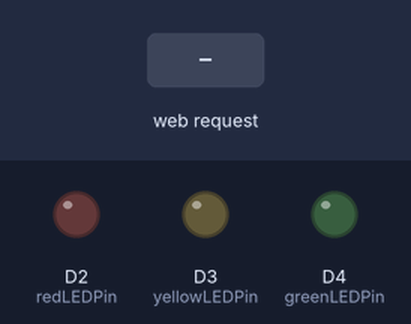
Simulated run of this sketch. Board: Arduino Nano 33 IoT. Parts: output pins drawn as LEDs (lit = HIGH). The inputs (shaded band) are chosen by the test bench. WiFi joins after 1.5 s; servers stay silent unless stated; not simulated (calls return 0 or success): ./wifiCred.h; what the sketch prints to the serial monitor is not drawn.

Above: at 3.2 s.
3.3 s: HTTP request GET /red/on received
At 4.0 s:
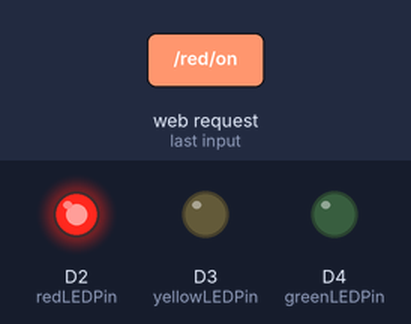
4.8 s: HTTP request GET /yellow/on received
At 5.1 s:
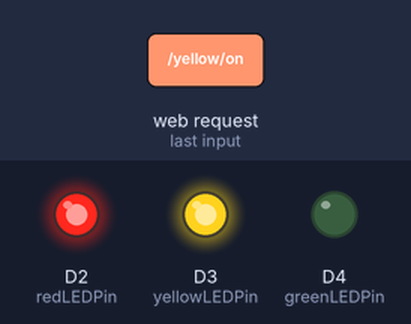
6.3 s: HTTP request GET /red/off received
At 7.5 s:
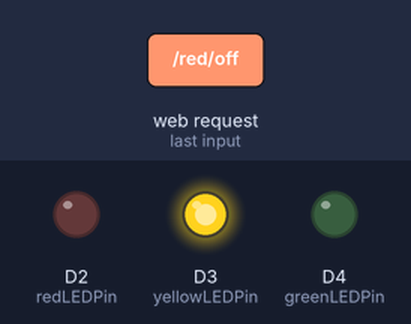
7.8 s: HTTP request GET /green/on received
At 8.6 s:
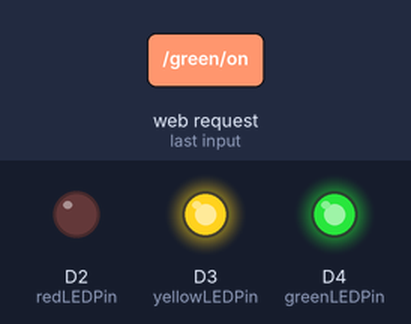
9.3 s: HTTP request GET /yellow/off received
At 9.7 s:
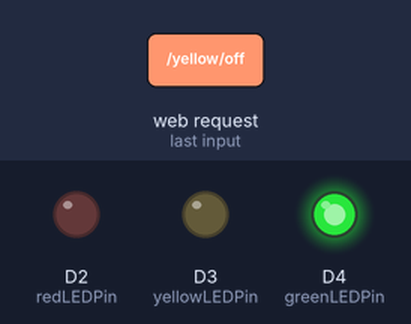
10.8 s: HTTP request GET /green/off received
At 12.1 s:
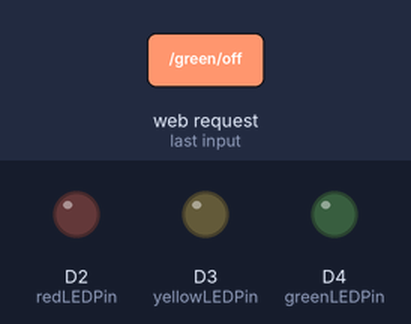
Timing chart, 0 to 13.3 s (numbered marks = the images above; inputs shaded):
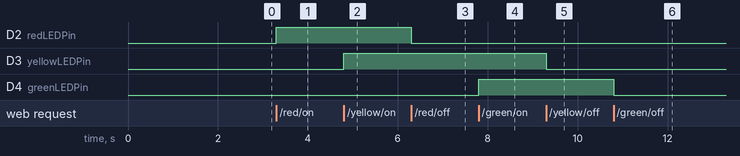

Measured:
- after the input at 3.3 s, D2 (redLEDPin): LOW → HIGH at once
- after the input at 4.8 s, D3 (yellowLEDPin): LOW → HIGH at once
- after the input at 6.3 s, D2 (redLEDPin): HIGH → LOW at once
- after the input at 7.8 s, D4 (greenLEDPin): LOW → HIGH at once
- after the input at 9.3 s, D3 (yellowLEDPin): HIGH → LOW at once
- after the input at 10.8 s, D4 (greenLEDPin): HIGH → LOW at once

The sketch:

TrafficLightSystem.ino
```cpp
#include "./wifiCred.h"
#include "WiFiNINA.h"
#include <SPI.h>

byte greenLEDPin = 4;
byte yellowLEDPin = 3;
byte redLEDPin = 2;

const int pathStart = 4;

WiFiServer server(80);

void setup()
{
  Serial.begin(9600);

  pinMode(redLEDPin, OUTPUT);
  pinMode(yellowLEDPin, OUTPUT);
  pinMode(greenLEDPin, OUTPUT);

  connectingWifi();
}

void connectingWifi()
{
  WiFi.begin(SECRET_SSID, SECRET_PASS);
  while (WiFi.status() != WL_CONNECTED)
  {
    Serial.println("Connecting to the Wifi...");
    delay(1000);
  }

  Serial.println("Connected to the Wifi!");
  Serial.println(WiFi.localIP());
  server.begin();

  delay(500);
}

void trafficLight(WiFiClient client)
{
  if (client)
  {
    String request = client.readStringUntil('\r');
    client.read();
    request.trim();


    if (request.startsWith("GET "))
    {
      int pathEnd = request.indexOf(' ', pathStart);
      String path = request.substring(pathStart, pathEnd);

      redLight(path);
      yellowLight(path);
      greenLight(path);
    }

    client.println("HTTP/1.1 200 OK");
    client.println("Content-Type: text/plain");
    client.println("Access-Control-Allow-Origin: *");
    client.println("Connection: close");
    client.println();
    client.println("Command received.");
    delay(1);
    client.stop();
  }
}

void redLight(String request)
{
  if (request.indexOf("/red/on") != -1)
    digitalWrite(redLEDPin, HIGH);

  else if (request.indexOf("/red/off") != -1)
    digitalWrite(redLEDPin, LOW);
}

void yellowLight(String request)
{
  if (request.indexOf("/yellow/on") != -1)
    digitalWrite(yellowLEDPin, HIGH);

  else if (request.indexOf("/yellow/off") != -1)
    digitalWrite(yellowLEDPin, LOW);
}

void greenLight(String request)
{
  if (request.indexOf("/green/on") != -1)
    digitalWrite(greenLEDPin, HIGH);

  else if (request.indexOf("/green/off") != -1)
    digitalWrite(greenLEDPin, LOW);
}

void loop()
{
  WiFiClient client = server.available();
  trafficLight(client);
}
```
